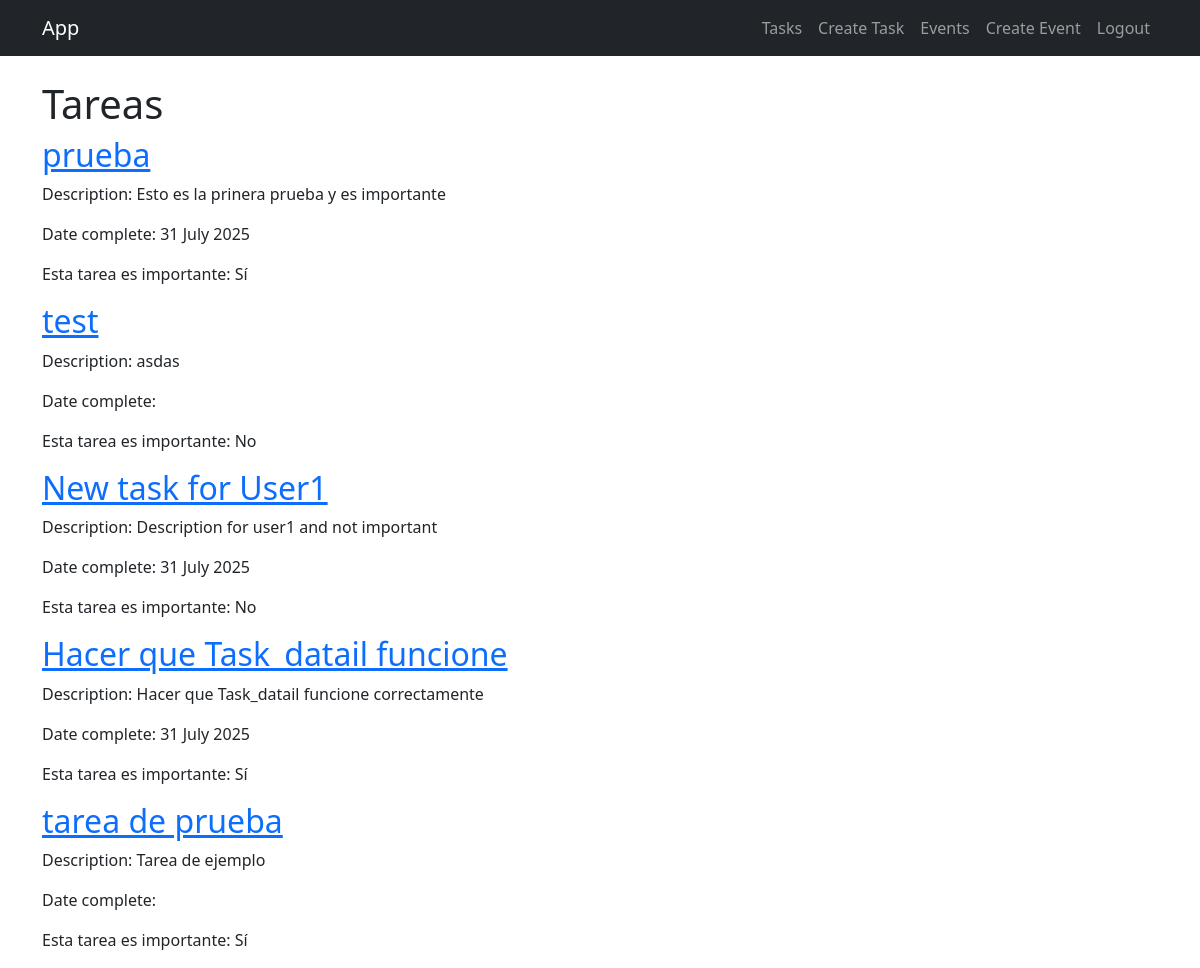
/tasks/ (signed in), run on an earlier commit of the app's database.
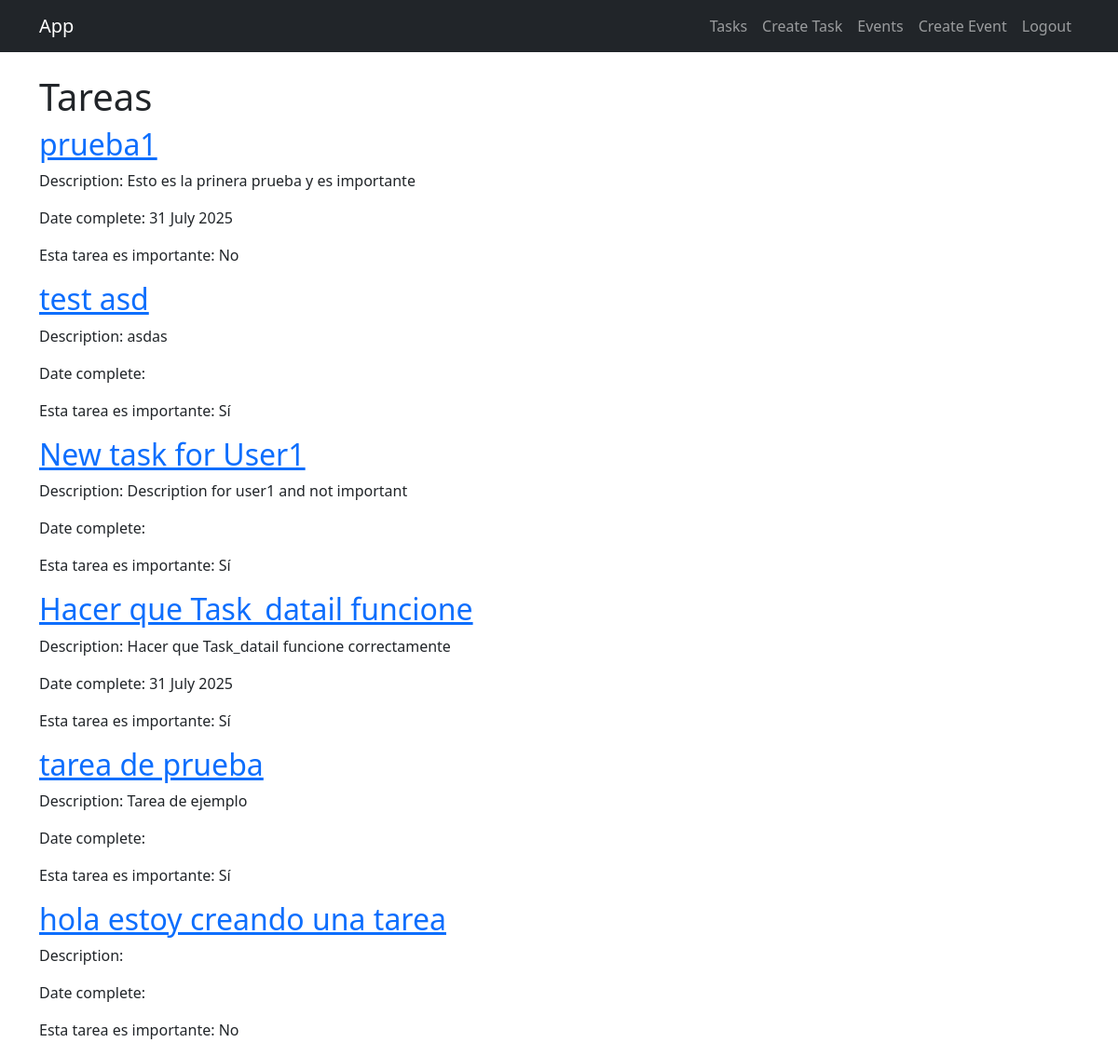
And on a later commit of the database.
### tasks/models.py (models this page shows, shortened)
class Task(models.Model):
    title = models.CharField(max_length=200)
    description = models.TextField(blank=True)
    created = models.DateTimeField(auto_now_add=True)
    updated = models.DateTimeField(auto_now=True)
    datecompleted =models.DateTimeField(null=True, blank=True)
    important = models.BooleanField(default=False)
    user = models.ForeignKey(User, on_delete=models.CASCADE, related_name='tasks')

### tasks/views.py (the view)
# urls.py: path('tasks/',views.tasks,name='tasks'),
def tasks(request):
    tasks = Task.objects.filter(user=request.user)
    return render(request, 'tasks.html', {"tasks": tasks})

### tasks/templates/tasks.html (shortened to what this page needs)
{% extends "base.html" %}
{% block content %}
<h1> Tareas </h1>
{% for task in tasks %}
    <div class="task">
        <h2><a href="{% url 'task_detail' task.id %}">{{ task.title }}</a></h2>
        <p>Description: {{ task.description }}</p>
        <p>Date complete: {{  task.datecompleted|date:"j F Y"}}</p>
        <p>Esta tarea es importante:
            {% if task.important %}
                Sí
            {% else %}
                No
            {% endif %}
        </p>
    </div>
{% empty %}
    <p>No tasks available.</p>
{% endfor %}
{% endblock %}

What changed in the data, as far as the page shows it:
changed Task "Esto es la prinera prueba y es importante": title "prueba" → "prueba1"; important "Sí" → "No"
changed Task "asdas": title "test" → "test asd"; important "No" → "Sí"
changed Task "New task for User1": datecompleted "31 July 2025" → (not shown); important "No" → "Sí"
added Task: title "hola estoy creando una tarea", important "No"
